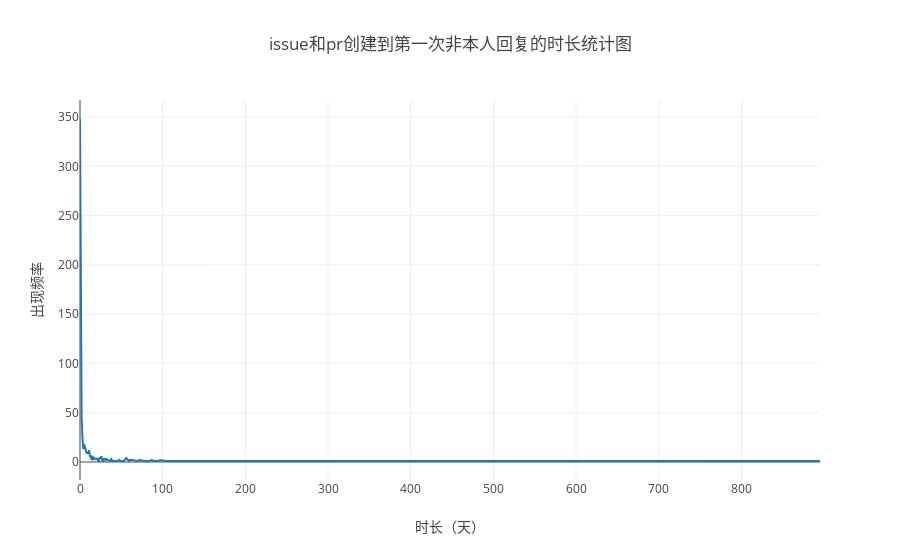

Notebook code cell kept with this figure:
### Markdown cell above
### 7.1 Issue 从打开到第一次有人回复（非本人回复）的平均时长和中位数

### Code cell
//7-issue正确的
var issue_number_list = [], issue_length_list=[]; 
Promise.all(
    years.map(y => { 
       var q=
           `select issue_number,min(dateDiff('day',issue_created_at,issue_comment_created_at)) AS length      
           from github_log.year${y} t
                where t.repo_id='18044526' 
                and t.type in ('IssueCommentEvent')
                and t.issue_author_id <> t.issue_comment_author_id
                and t.issue_number in (
                        select issue_number from github_log.year2015 where repo_id='18044526' and type = 'IssueCommentEvent' and issue_comments = '0'
                        UNION ALL
                        select issue_number from github_log.year2016 where repo_id='18044526' and type = 'IssueCommentEvent' and issue_comments = '0'
                        UNION ALL
                        select issue_number from github_log.year2017 where repo_id='18044526' and type = 'IssueCommentEvent' and issue_comments = '0'
                        UNION ALL
                        select issue_number from github_log.year2018 where repo_id='18044526' and type = 'IssueCommentEvent' and issue_comments = '0'
                        UNION ALL
                        select issue_number from github_log.year2019 where repo_id='18044526' and type = 'IssueCommentEvent' and issue_comments = '0'
                        UNION ALL
                        select issue_number from github_log.year2020 where repo_id='18044526' and type = 'IssueCommentEvent' and issue_comments = '0'
                        UNION ALL
                        select issue_number from github_log.year2021 where repo_id='18044526' and type = 'IssueCommentEvent' and issue_comments = '0'
                        UNION ALL
                        select issue_number from github_log.year2022 where repo_id='18044526' and type = 'IssueCommentEvent' and issue_comments = '0'
                        )
                group by t.issue_number
            `;
        return openDigger.driver.clickhouse.query(q);
    })
).then(data=>{
    var count=0;
    data.forEach(d=>{
        d.forEach(item=>{
            if(item.length!='0')
            {
                //console.log(item);
                count++;
            }
        var flag=0;
        for(var i=0;i<issue_number_list.length;i++)
        {
            if(issue_number_list[i]==item.issue_number)
            {
                  flag=1;
            }    
        }
        if(flag==0)
        {
            issue_number_list.push(item.issue_number);
            issue_length_list.push(Number(item.length));
        }
        });  
    });
    
    issue_length_list.sort(function(a,b){return a-b;});
    //console.log(length_list);
    var mid_value,mid_index,sum,average;
    mid_index=issue_length_list.length/2;
    sum=0;
    if(issue_length_list.length%2==0){         
        mid_value=(issue_length_list[mid_index]+issue_length_list[mid_index+1])/2;
    }else{
        mid_index-=0.5;
        mid_value=issue_length_list[mid_index];
    }
    for(var i=0;i<issue_length_list.length;i++){
          sum+=issue_length_list[i];
    }
    average=sum/issue_length_list.length;
    //console.log("sum"+sum);
    console.log('average:'+average);
    console.log('mid_value:'+mid_value);
    // console.log("count非0："+count);
    // console.log("count all:"+issue_length_list.length);
    
        var issue_current_value=issue_length_list[0];
    var x_issue_length_value=[],y_issue_count=[],issue_index=0;
    x_issue_length_value.push(issue_current_value);
    y_issue_count.push(Number(1));
    for(var i=1;i<issue_length_list.length;i++)
    {
        if(issue_length_list[i]==issue_current_value){
            y_issue_count[issue_index]++;
        }else{
            issue_current_value=issue_length_list[i];
            x_issue_length_value.push(issue_length_list[i]);
            y_issue_count.push(Number(1));            
            issue_index++;
        }            
    }
    
    openDigger.render.plotly([
        {x: x_issue_length_value, y: y_issue_count, mode: 'scatter', name: 'issue创建到第一次非本人回复'},
],
                             { 
        title: 'issue和pr创建到第一次非本人回复的时长统计图',
        xaxis: {title: '时长（天）'},
        yaxis: {title:'出现频率'}
    }
        
    );
    
});

### Figure 1 — Plotly figure (JSON) as saved in the notebook; plotly's stock layout.template omitted (floating-point values rounded to 4 significant figures)
{"data": [{"mode": "scatter", "name": "issue创建到第一次非本人回复", "x": [0, 1, 2, 3, 4, 5, 6, 7, 8, 9, 10, 11, 12, 13, 14, 15, 16, 17, 18, 19, 20, 21, 22, 23, 24, 25, 26, 27, 28, 29, 30, 31, 32, 34, 35, 36, 38, 39, 43, 45, 47, 48, 49, 52, 53, 56, 59, 60, 63, 69, 70, 72, 73, 77, 78, 84, 85, 86, 89, 91, 95, 97, 103, 104, 106, 109, 110, 117, 120, 125, 140, 143, 146, 148, 151, 159, 160, 163, 166, 170, 172, 186, 191, 192, 197, 205, 217, 236, 259, 264, 273, 289, 297, 311, 339, 346, 366, 374, 428, 462, 544, 799, 851, 895], "y": [348, 122, 44, 24, 13, 18, 15, 11, 9, 9, 9, 12, 6, 6, 2, 6, 2, 4, 3, 3, 3, 4, 1, 1, 4, 4, 6, 1, 1, 3, 3, 2, 3, 2, 1, 1, 3, 1, 1, 1, 2, 1, 1, 1, 1, 4, 1, 2, 2, 1, 1, 2, 2, 1, 1, 1, 1, 2, 1, 1, 1, 2, 1, 1, 1, 1, 1, 1, 1, 1, 1, 1, 1, 1, 1, 1, 1, 1, 1, 1, 1, 1, 1, 1, 1, 1, 1, 1, 1, 1, 1, 1, 1, 1, 1, 1, 1, 1, 1, 1, 1, 1, 1, 1]}], "layout": {"autosize": true, "title": {"text": "issue和pr创建到第一次非本人回复的时长统计图"}, "xaxis": {"autorange": true, "range": [0, 895], "title": {"text": "时长（天）"}, "type": "linear"}, "yaxis": {"autorange": true, "range": [-18.28, 367.3], "title": {"text": "出现频率"}, "type": "linear"}}}
